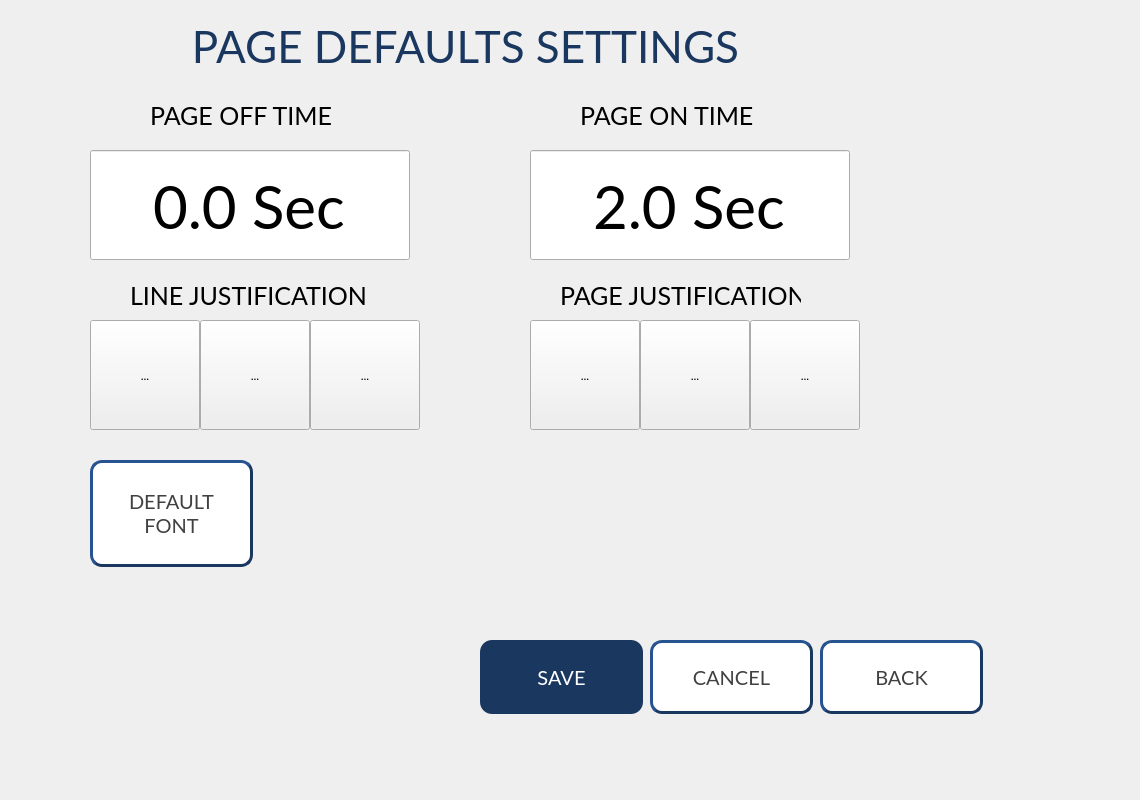
<?xml version="1.0" encoding="UTF-8"?>
<ui version="4.0">
 <class>HNS_Page_Settings_Page</class>
 <widget class="QWidget" name="HNS_Page_Settings_Page">
  <property name="geometry">
   <rect>
    <x>0</x>
    <y>0</y>
    <width>1140</width>
    <height>800</height>
   </rect>
  </property>
  <property name="windowTitle">
   <string>Form</string>
  </property>
  <widget class="QPushButton" name="PB_PageSet_Back">
   <property name="geometry">
    <rect>
     <x>820</x>
     <y>640</y>
     <width>163</width>
     <height>74</height>
    </rect>
   </property>
   <property name="font">
    <font>
     <family>Lato</family>
     <pointsize>15</pointsize>
    </font>
   </property>
   <property name="styleSheet">
    <string notr="true">QPushButton{
	background-color:#FFFFFF;
	color:#414141;
	border-style:outset;
	border-width:3px;
	border-color:#1A3760;
	border-radius:12px;
}</string>
   </property>
   <property name="text">
    <string>BACK</string>
   </property>
  </widget>
  <widget class="QToolButton" name="PB_PageSet_BottomJustification">
   <property name="geometry">
    <rect>
     <x>750</x>
     <y>320</y>
     <width>110</width>
     <height>110</height>
    </rect>
   </property>
   <property name="font">
    <font>
     <family>Lato</family>
    </font>
   </property>
   <property name="text">
    <string>...</string>
   </property>
   <property name="icon">
    <iconset resource="../HNS_Connect_UI/resources.qrc">
     <normaloff>:/icons/Bottom Page Justify.png</normaloff>:/icons/Bottom Page Justify.png</iconset>
   </property>
   <property name="iconSize">
    <size>
     <width>60</width>
     <height>60</height>
    </size>
   </property>
   <property name="checkable">
    <bool>true</bool>
   </property>
  </widget>
  <widget class="QPushButton" name="PB_PageSet_Save">
   <property name="geometry">
    <rect>
     <x>480</x>
     <y>640</y>
     <width>163</width>
     <height>74</height>
    </rect>
   </property>
   <property name="font">
    <font>
     <family>Lato</family>
     <pointsize>15</pointsize>
    </font>
   </property>
   <property name="styleSheet">
    <string notr="true">QPushButton{
	background-color:#1A3760;
	color:#FFFFFF;
	border-radius:12px;
}</string>
   </property>
   <property name="text">
    <string>SAVE</string>
   </property>
  </widget>
  <widget class="QLabel" name="label_29">
   <property name="geometry">
    <rect>
     <x>150</x>
     <y>100</y>
     <width>181</width>
     <height>31</height>
    </rect>
   </property>
   <property name="font">
    <font>
     <family>Lato</family>
     <pointsize>19</pointsize>
    </font>
   </property>
   <property name="text">
    <string>PAGE OFF TIME</string>
   </property>
  </widget>
  <widget class="QToolButton" name="PB_PageSet_CenterLineJustification">
   <property name="geometry">
    <rect>
     <x>200</x>
     <y>320</y>
     <width>110</width>
     <height>110</height>
    </rect>
   </property>
   <property name="font">
    <font>
     <family>Lato</family>
    </font>
   </property>
   <property name="text">
    <string>...</string>
   </property>
   <property name="icon">
    <iconset resource="../HNS_Connect_UI/resources.qrc">
     <normaloff>:/icons/Center Line Justify.png</normaloff>:/icons/Center Line Justify.png</iconset>
   </property>
   <property name="iconSize">
    <size>
     <width>60</width>
     <height>60</height>
    </size>
   </property>
   <property name="checkable">
    <bool>true</bool>
   </property>
   <property name="checked">
    <bool>false</bool>
   </property>
  </widget>
  <widget class="QLabel" name="label_32">
   <property name="geometry">
    <rect>
     <x>560</x>
     <y>280</y>
     <width>241</width>
     <height>31</height>
    </rect>
   </property>
   <property name="font">
    <font>
     <family>Lato</family>
     <pointsize>19</pointsize>
    </font>
   </property>
   <property name="text">
    <string>PAGE JUSTIFICATION</string>
   </property>
  </widget>
  <widget class="QToolButton" name="PB_PageSet_RightJustification">
   <property name="geometry">
    <rect>
     <x>310</x>
     <y>320</y>
     <width>110</width>
     <height>110</height>
    </rect>
   </property>
   <property name="font">
    <font>
     <family>Lato</family>
    </font>
   </property>
   <property name="text">
    <string>...</string>
   </property>
   <property name="icon">
    <iconset resource="../HNS_Connect_UI/resources.qrc">
     <normaloff>:/icons/Right Line Justify.png</normaloff>:/icons/Right Line Justify.png</iconset>
   </property>
   <property name="iconSize">
    <size>
     <width>60</width>
     <height>60</height>
    </size>
   </property>
   <property name="checkable">
    <bool>true</bool>
   </property>
  </widget>
  <widget class="QPushButton" name="PB_PageSet_Cancel">
   <property name="geometry">
    <rect>
     <x>650</x>
     <y>640</y>
     <width>163</width>
     <height>74</height>
    </rect>
   </property>
   <property name="font">
    <font>
     <family>Lato</family>
     <pointsize>15</pointsize>
    </font>
   </property>
   <property name="styleSheet">
    <string notr="true">QPushButton{
	background-color:#FFFFFF;
	color:#414141;
	border-style:outset;
	border-width:3px;
	border-color:#1A3760;
	border-radius:12px;
}</string>
   </property>
   <property name="text">
    <string>CANCEL</string>
   </property>
  </widget>
  <widget class="QLabel" name="label_31">
   <property name="geometry">
    <rect>
     <x>130</x>
     <y>280</y>
     <width>241</width>
     <height>31</height>
    </rect>
   </property>
   <property name="font">
    <font>
     <family>Lato</family>
     <pointsize>19</pointsize>
    </font>
   </property>
   <property name="text">
    <string>LINE JUSTIFICATION</string>
   </property>
  </widget>
  <widget class="QLabel" name="label_30">
   <property name="geometry">
    <rect>
     <x>580</x>
     <y>100</y>
     <width>181</width>
     <height>31</height>
    </rect>
   </property>
   <property name="font">
    <font>
     <family>Lato</family>
     <pointsize>19</pointsize>
    </font>
   </property>
   <property name="text">
    <string>PAGE ON TIME</string>
   </property>
  </widget>
  <widget class="QLineEdit" name="LE_PageSet_PageOn">
   <property name="geometry">
    <rect>
     <x>530</x>
     <y>150</y>
     <width>320</width>
     <height>110</height>
    </rect>
   </property>
   <property name="font">
    <font>
     <family>Lato</family>
     <pointsize>45</pointsize>
    </font>
   </property>
   <property name="text">
    <string>2.0 Sec</string>
   </property>
   <property name="alignment">
    <set>Qt::AlignCenter</set>
   </property>
  </widget>
  <widget class="QLineEdit" name="LE_PageSet_PageOff">
   <property name="geometry">
    <rect>
     <x>90</x>
     <y>150</y>
     <width>320</width>
     <height>110</height>
    </rect>
   </property>
   <property name="font">
    <font>
     <family>Lato</family>
     <pointsize>45</pointsize>
    </font>
   </property>
   <property name="text">
    <string>0.0 Sec</string>
   </property>
   <property name="alignment">
    <set>Qt::AlignCenter</set>
   </property>
  </widget>
  <widget class="QToolButton" name="PB_PageSet_LeftJustification">
   <property name="geometry">
    <rect>
     <x>90</x>
     <y>320</y>
     <width>110</width>
     <height>110</height>
    </rect>
   </property>
   <property name="font">
    <font>
     <family>Lato</family>
    </font>
   </property>
   <property name="text">
    <string>...</string>
   </property>
   <property name="icon">
    <iconset resource="../HNS_Connect_UI/resources.qrc">
     <normaloff>:/icons/Left Line Justify.png</normaloff>:/icons/Left Line Justify.png</iconset>
   </property>
   <property name="iconSize">
    <size>
     <width>60</width>
     <height>60</height>
    </size>
   </property>
   <property name="checkable">
    <bool>true</bool>
   </property>
  </widget>
  <widget class="QLabel" name="label_28">
   <property name="geometry">
    <rect>
     <x>160</x>
     <y>20</y>
     <width>611</width>
     <height>51</height>
    </rect>
   </property>
   <property name="font">
    <font>
     <family>Lato</family>
     <pointsize>33</pointsize>
    </font>
   </property>
   <property name="styleSheet">
    <string notr="true">color:#1A3760</string>
   </property>
   <property name="text">
    <string>PAGE DEFAULTS SETTINGS</string>
   </property>
   <property name="alignment">
    <set>Qt::AlignCenter</set>
   </property>
  </widget>
  <widget class="QToolButton" name="PB_PageSet_CenterPageJustification">
   <property name="geometry">
    <rect>
     <x>640</x>
     <y>320</y>
     <width>110</width>
     <height>110</height>
    </rect>
   </property>
   <property name="font">
    <font>
     <family>Lato</family>
    </font>
   </property>
   <property name="text">
    <string>...</string>
   </property>
   <property name="icon">
    <iconset resource="../HNS_Connect_UI/resources.qrc">
     <normaloff>:/icons/Center Page Justify.png</normaloff>:/icons/Center Page Justify.png</iconset>
   </property>
   <property name="iconSize">
    <size>
     <width>60</width>
     <height>60</height>
    </size>
   </property>
   <property name="checkable">
    <bool>true</bool>
   </property>
  </widget>
  <widget class="QPushButton" name="PB_PageSet_PickFont">
   <property name="geometry">
    <rect>
     <x>90</x>
     <y>460</y>
     <width>163</width>
     <height>107</height>
    </rect>
   </property>
   <property name="font">
    <font>
     <family>Lato</family>
     <pointsize>15</pointsize>
    </font>
   </property>
   <property name="styleSheet">
    <string notr="true">QPushButton{
	background-color:#FFFFFF;
	color:#414141;
	border-style:outset;
	border-width:3px;
	border-color:#1A3760;
	border-radius:12px;
}</string>
   </property>
   <property name="text">
    <string>DEFAULT
FONT</string>
   </property>
  </widget>
  <widget class="QToolButton" name="PB_PageSet_TopJustification">
   <property name="geometry">
    <rect>
     <x>530</x>
     <y>320</y>
     <width>110</width>
     <height>110</height>
    </rect>
   </property>
   <property name="font">
    <font>
     <family>Lato</family>
    </font>
   </property>
   <property name="text">
    <string>...</string>
   </property>
   <property name="icon">
    <iconset resource="../HNS_Connect_UI/resources.qrc">
     <normaloff>:/icons/Top Page Justify.png</normaloff>:/icons/Top Page Justify.png</iconset>
   </property>
   <property name="iconSize">
    <size>
     <width>60</width>
     <height>60</height>
    </size>
   </property>
   <property name="checkable">
    <bool>true</bool>
   </property>
  </widget>
 </widget>
 <resources>
  <include location="../HNS_Connect_UI/resources.qrc"/>
 </resources>
 <connections/>
</ui>
